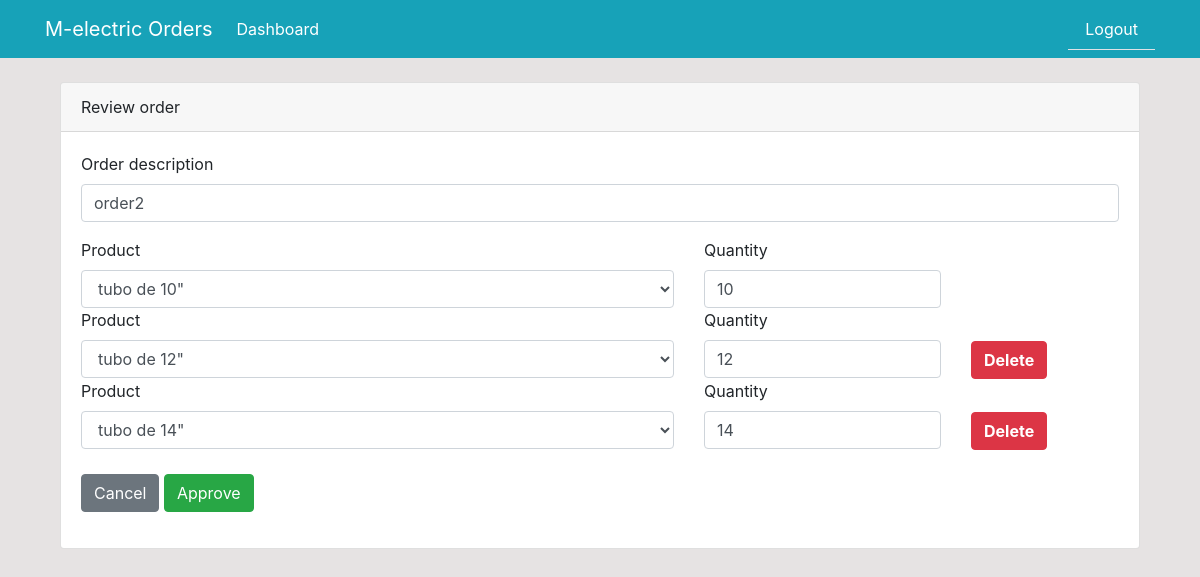
Page /review-order/20 (signed in) on the earlier database version.
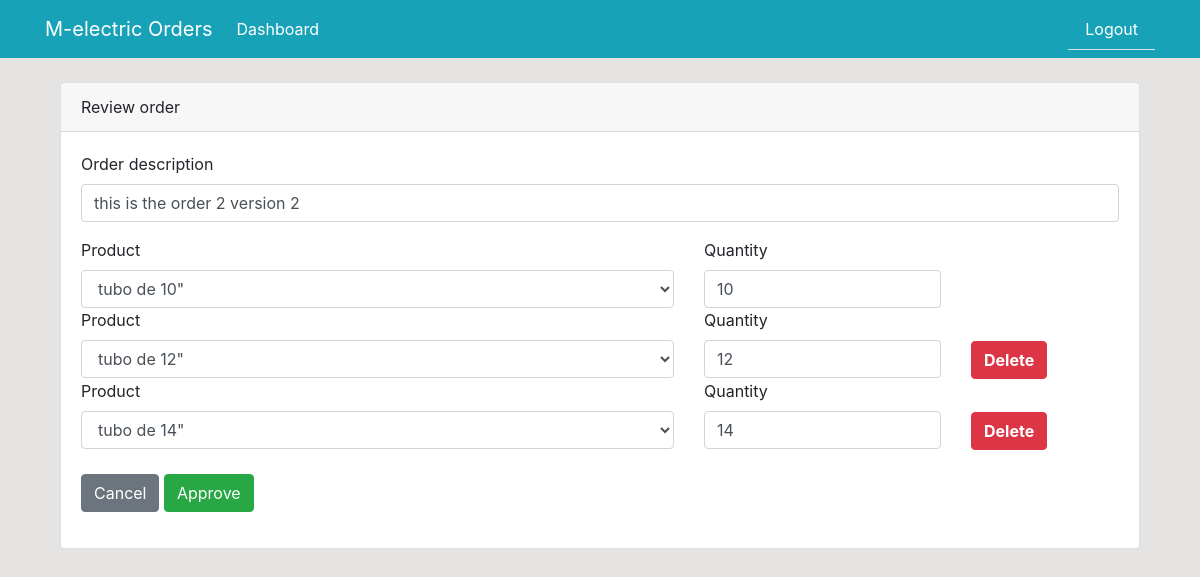
Same page on the later database version.
### dashboard/models.py (models this page shows, shortened)
class Order(models.Model):
	description = models.CharField('Order Description', max_length=100)
	status = models.CharField('Status', max_length=50, choices=STATUS)
	user = models.ForeignKey(User, blank=True, null=True, on_delete=models.CASCADE)
	products = models.ManyToManyField(Product, blank=True, through='ThroughModel')
	created = models.DateTimeField(auto_now_add=True)
	approval_date = models.DateTimeField('Approval Date', blank=True, null=True)

### dashboard/views.py (the view, shortened to what this page needs)
# urls.py: path('review-order/<int:order_id>', views.review_order, name='review-order'),
@login_required
def review_order(request, order_id):
    order = Order.objects.get(pk=order_id)
    products = ThroughModel.objects.filter(order=order.id)
    all_products = Product.objects.all()
    '''
    save approved order with any modification
    '''
    context = {
        'order':order,
        'products': products,
        'all_products': all_products,
    }
    return render(request, 'dashboard/review_order.html', context)

### templates/dashboard/review_order.html (shortened to what this page needs)
{% extends 'partials/base.html' %}
{% block content %}
<div class="container">
    <div class="col-md-12">
        <br>
        <div class="card">
            <div class="card-header">
                Review order
            </div>
            <div class="card-body">
                <form method="POST" class="needs-validation" novalidate>
                    <div class="form-group">
                        <label for="formGroupExampleInput">Order description</label>
                        <input type="text" class="form-control" id="validationCustom01" name="description" value="{{ order.description }}" required>
                    </div>
                    {% for product in products %}
                    <div class="row">
                        <div class="col-7">
                            <label for="formGroupExampleInput">Product</label>
                            <select class="form-control" name="products" required>
                                {% for prod in all_products %}
                                {% if prod.id == product.product.id %}
                                <option value="{{prod.id}}" selected>{{prod.product_name}}</option>
                                {% else %}
                                <option value="{{prod.id}}">{{prod.product_name}}</option>
                                {% endif %}
                                {% endfor %}
                            </select>
                        </div>
                        <div class="col-3">
                            <label for="formGroupExampleInput">Quantity</label>
                            <input type="number" class="form-control" value="{{product.quantity}}" name="quantities" required>
                        </div>
                        {% if forloop.counter != 1 %}
                        <div class="col-2 align-bottom">
                            <hr style="border-color: white;">
                            <a href="#" class="btn btn-danger a-btn-slide-text pd-0" onclick="delete_row(this)">
                                <span><strong>Delete</strong></span>
                            </a>
                        </div>
                        {% endif %}
                    </div>
                    {% endfor %}
                    <br>
                    <div class="form-group row">
                        <div class="col-sm-12">
                            <a type="button" class="btn btn-secondary" href="{% url 'index' %}">Cancel</a>
                            <button type="submit" class="btn btn-success">Approve</button>
                        </div>
                    </div>
                </form>
            </div>
        </div>
    </div>
</div>
{% endblock %}

Differences in the rows shown:
changed Order: description "order2" → "this is the order 2 version 2"
